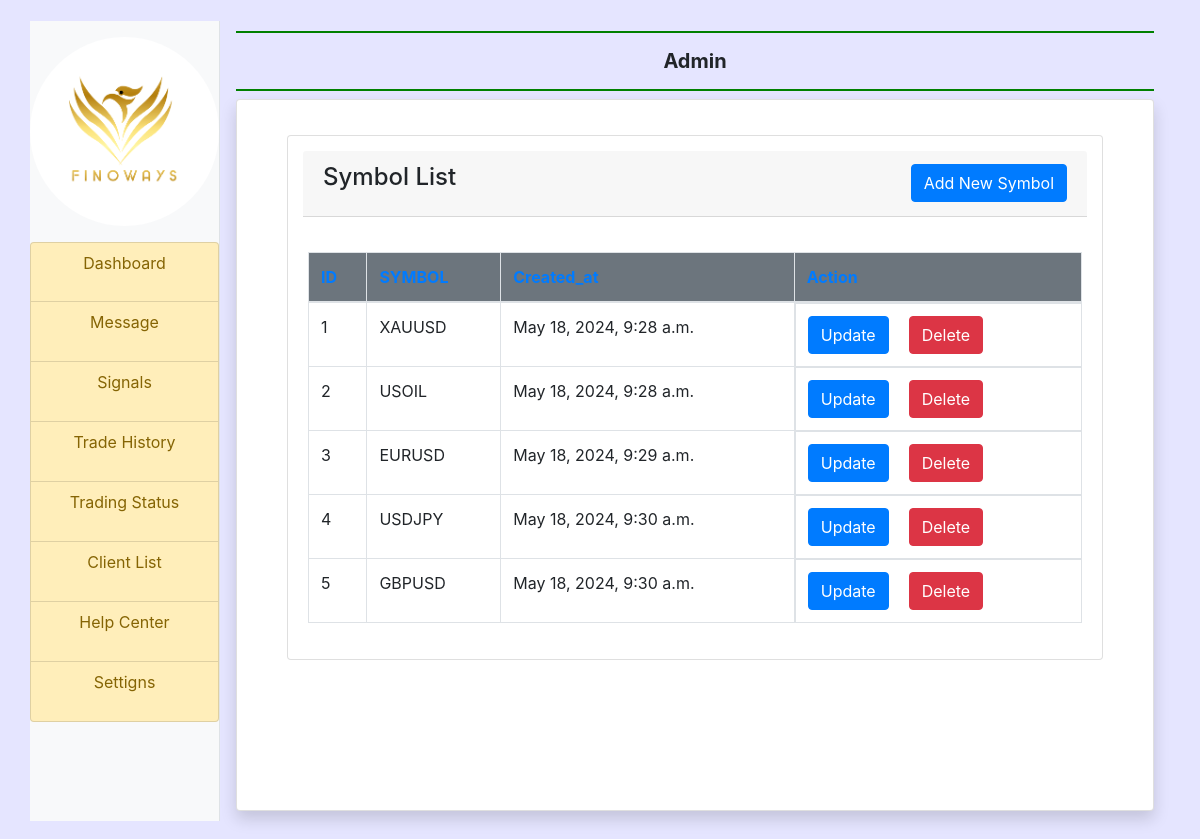
/symbol_list/, run on the app's committed database.
### myapp/models.py (models this page shows, shortened)
class SYMBOL(models.Model):
      user = models.ForeignKey(User, on_delete=models.CASCADE , blank=True, null=True)
      SYMBOL = models.CharField(max_length=10)
      created_at = models.DateTimeField(auto_now_add=True)

### myapp/views.py (the view)
# urls.py: path('symbol_list/',views.symbol_list, name='symbol_list'),
def symbol_list(request):
    symbols = SYMBOL.objects.all()
    return render(request, 'symbol_list.html', {'symbols': symbols})

### myapp/templates/symbol_list.html (shortened to what this page needs)
{% extends 'admin_base.html' %}
{% block main %}
<div class="content">
    <div class="row">
        <div class="col-sm md lg xl xxl-12">
            <div class="card">
                <div class="card-header row">
                    <h4 class="card-title">Symbol List</h4>
                    <a href="{% url 'create_symbol' %}" class="btn btn-primary">Add New Symbol</a>
                </div>
                <div class="card-body">
                    <div class="table-responsive table-container">
                        <table class="table tablesorter table-bordered table-hover" id="example">
                            <thead class="text-primary bg-secondary">
                                <tr>
                                    <th>ID</th>
                                    <th>SYMBOL</th>
                                    <th>Created_at</th>
                                    <th>Action</th>
                                </tr>
                            </thead>
                            <tbody>
                                {% for symbol in symbols %}
                                <tr>
                                    <td>{{ symbol.id }}</td>
                                    <td>{{ symbol.SYMBOL }}</td>
                                    <td>{{ symbol.created_at }}</td>
                                    <td style="display: flex;">
                                        <div style="order: 1; margin-right: 10px;">
                                            <a href="{% url 'update_symbol' symbol_id=symbol.id %}" class="btn btn-primary">Update</a>
                                        </div>
                                        <div style="order: 2;">
                                            <form action="{% url 'delete_symbol' symbol.id %}" method="post">
                                                <button type="submit" class="btn btn-danger" style="margin-left: 10px;">Delete</button>
                                            </form>
                                        </div>
                                    </td>
                                </tr>
                                {% endfor %}
                            </tbody>
                        </table>
                    </div>
                </div>
            </div>
        </div>
    </div>
</div>
{% endblock %}

### myapp/templates/symbol_list.html (style rules this page uses)
.row { display: flex; justify-content: space-between; align-items: center; margin: 15px; }

### data on the page
SYMBOL: id "1", SYMBOL "XAUUSD", created_at "May 18, 2024, 9:28 a.m."
SYMBOL: id "2", SYMBOL "USOIL", created_at "May 18, 2024, 9:28 a.m."
SYMBOL: id "3", SYMBOL "EURUSD", created_at "May 18, 2024, 9:29 a.m."
SYMBOL: id "4", SYMBOL "USDJPY", created_at "May 18, 2024, 9:30 a.m."
SYMBOL: id "5", SYMBOL "GBPUSD", created_at "May 18, 2024, 9:30 a.m."
